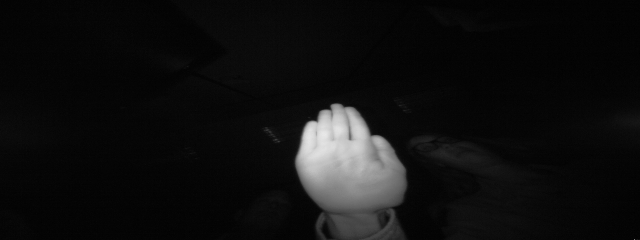
#> input picture leapGestRecog/00/01_palm/frame_00_01_0002.png, 640 x 240 px; its folder holds only this picture in this run
$ jupyter execute --allow-errors hand_gesture_recognition.ipynb
#> lines starting #> are read from the running program, lines starting #| are printed output that depends on the picture
[cell 1]
import os
import cv2
import joblib
import numpy as np
import pandas as pd

import matplotlib.pyplot as plt
import seaborn as sns

from sklearn.model_selection import train_test_split
from sklearn.preprocessing import StandardScaler
from sklearn.svm import SVC

from sklearn.metrics import (
    accuracy_score,
    confusion_matrix,
    classification_report
)

from skimage.feature import hog

print("Libraries Installed!")

[cell 2]
dataset_path = "leapGestRecog"

print("Dataset Path:", dataset_path)

[cell 3]
print(os.getcwd())

[cell 4]
print(os.listdir())

[cell 5]
gesture_counts = {}

for person in os.listdir(dataset_path):

    person_path = os.path.join(dataset_path, person)

    for gesture in os.listdir(person_path):

        gesture_path = os.path.join(
            person_path,
            gesture
        )

        count = len(os.listdir(gesture_path))

        gesture_counts[gesture] = (
            gesture_counts.get(gesture, 0)
            + count
        )

df = pd.DataFrame(
    gesture_counts.items(),
    columns=["Gesture", "Count"]
)

df

[cell 6]
plt.figure(figsize=(12,5))

sns.barplot(
    x=df["Gesture"],
    y=df["Count"]
)

plt.xticks(rotation=45)

plt.title("Gesture Distribution")

plt.show()
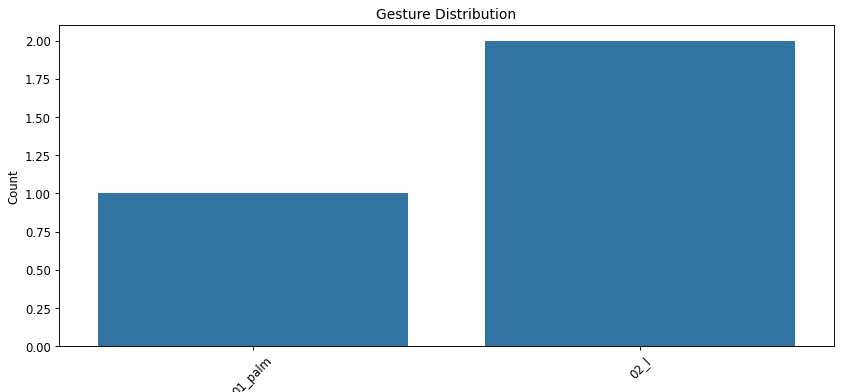
#> figure drawn by matplotlib, 1 panel

[cell 7]
fig, axes = plt.subplots(
    2,
    5,
    figsize=(15,6)
)

i = 0

for gesture in gesture_counts.keys():

    person = os.listdir(dataset_path)[0]

    img_folder = os.path.join(
        dataset_path,
        person,
        gesture
    )

    img_name = os.listdir(img_folder)[0]

    img = cv2.imread(
        os.path.join(img_folder, img_name)
    )
#> img is the input picture: shape (240, 640, 3); min 0, max 233, mean 16

    img = cv2.cvtColor(
        img,
        cv2.COLOR_BGR2RGB
    )

    axes[i//5, i%5].imshow(img)

    axes[i//5, i%5].set_title(gesture)

    axes[i//5, i%5].axis("off")

    i += 1

plt.tight_layout()

plt.show()
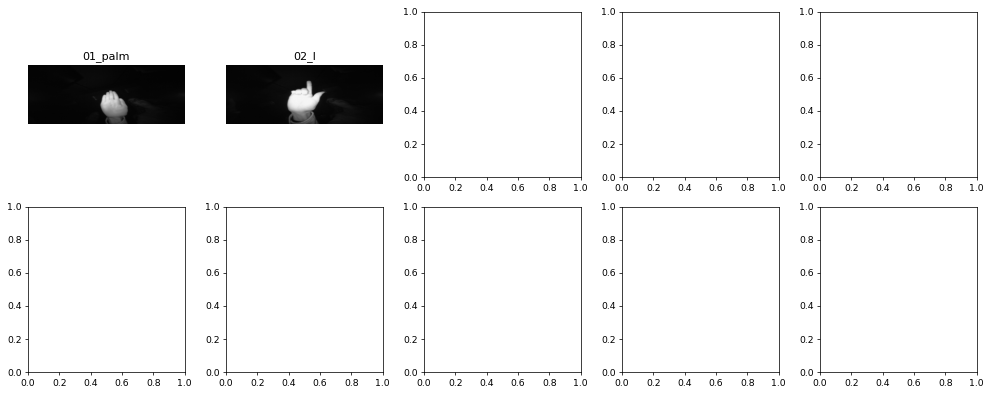
#> figure drawn by matplotlib, 2 panels

[cell 8]
sample = cv2.imread(
    os.path.join(
        dataset_path,
        os.listdir(dataset_path)[0],
        list(gesture_counts.keys())[0],
        os.listdir(
            os.path.join(
                dataset_path,
                os.listdir(dataset_path)[0],
                list(gesture_counts.keys())[0]
            )
        )[0]
    ),
    cv2.IMREAD_GRAYSCALE
)
#> sample: shape (240, 640); min 0, max 233, mean 16

sample = cv2.resize(sample, (128,128))
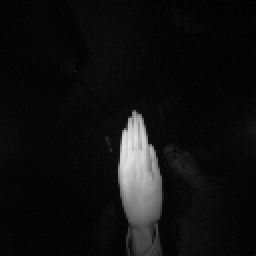
#> sample: shape (128, 128) (shown 2 times larger); min 1, max 230, mean 16

fd, hog_image = hog(
    sample,
    visualize=True
)
#> fd = 15876 values, max 0.654 at index 6147, min 0 at index 1, mean 0.0818

plt.figure(figsize=(10,4))

plt.subplot(1,2,1)
plt.imshow(sample, cmap='gray')
plt.title("Original")

plt.subplot(1,2,2)
plt.imshow(hog_image, cmap='gray')
plt.title("HOG Features")

plt.show()
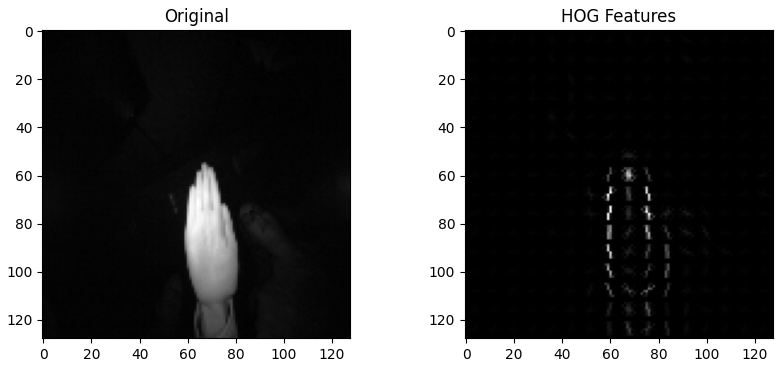
#> figure drawn by matplotlib, 2 panels

[cell 9]
X = []
y = []

for person in os.listdir(dataset_path):

    person_path = os.path.join(
        dataset_path,
        person
    )

    for gesture in os.listdir(person_path):

        gesture_path = os.path.join(
            person_path,
            gesture
        )

        for image in os.listdir(gesture_path):

            img_path = os.path.join(
                gesture_path,
                image
            )

            img = cv2.imread(
                img_path,
                cv2.IMREAD_GRAYSCALE
            )

            img = cv2.resize(
                img,
                (128,128)
            )

            features = hog(
                img,
                orientations=9,
                pixels_per_cell=(8,8),
                cells_per_block=(2,2)
            )
#> features = 8100 values, max 0.733 at index 3483, min 0 at index 1, mean 0.134

            X.append(features)

            y.append(gesture)

print("Total Samples:", len(X))
print("Feature Length:", len(X[0]))
